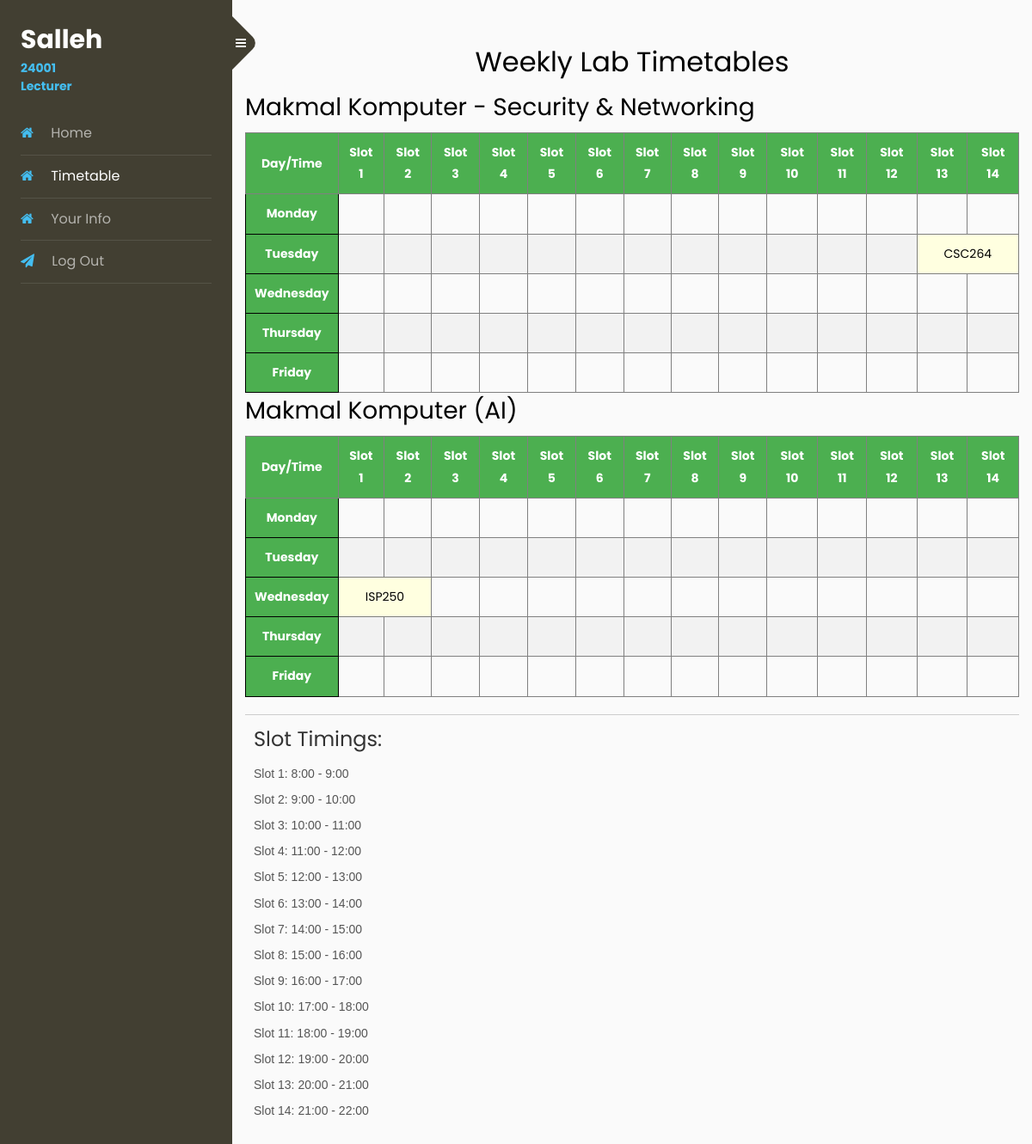
Screenshot of /computer_lab_monitoring_system/lecturerTimetable.php (signed in) with the database file from the repository.
### tables this page shows
CREATE TABLE `lab` (
  `Lab_ID` int(11) NOT NULL,
  `Lab_Name` varchar(255) NOT NULL,
  `Lab_Location` varchar(255) NOT NULL,
  `Lab_Status` tinyint(1) NOT NULL
);

CREATE TABLE `timetable` (
  `Timetable_ID` int(11) NOT NULL,
  `Timetable_Day` enum('Monday','Tuesday','Wednesday','Thursday','Friday') NOT NULL,
  `Timetable_StartTime` tinyint(4) NOT NULL,
  `Timetable_EndTime` tinyint(4) NOT NULL,
  `Timetable_ClassName` varchar(6) NOT NULL,
  `Lab_ID` int(11) NOT NULL
);

### computer_lab_monitoring_system/lecturerTimetable.php (the view, shortened to what this page needs)
<?php
include("connect.php");
$lecturer_id = $_SESSION['Lect_ID'];
$lecturer_name = $_SESSION['Lect_Name'];
$labsQuery = "SELECT Lab_ID, Lab_Name FROM lab";
$labsResult = $conn->query($labsQuery);
$labs = [];
if ($labsResult->num_rows > 0) {
    while ($labRow = $labsResult->fetch_assoc()) {
        $labs[] = $labRow;
    }
}
$timetableQuery = "SELECT Timetable_ID, Lab_ID, Timetable_Day, Timetable_StartTime, Timetable_EndTime, Timetable_ClassName FROM timetable";
$timetableResult = $conn->query($timetableQuery);
$timetables = [];
if ($timetableResult->num_rows > 0) {
    while ($row = $timetableResult->fetch_assoc()) {
        $labID = $row['Lab_ID'];
        $day = $row['Timetable_Day'];
        $startTime = intval($row['Timetable_StartTime']);
        $endTime = intval($row['Timetable_EndTime']);
        $className = $row['Timetable_ClassName'];
        $timetableID = $row['Timetable_ID'];
        for ($slot = $startTime; $slot < $endTime; $slot++) {
            $timetables[$labID][$day][$slot - 8] = [
                'className' => $className,
                'Timetable_ID' => $timetableID,
                'duration' => $endTime - $startTime
            ];
        }
    }
}
$days = ["Monday", "Tuesday", "Wednesday", "Thursday", "Friday"];
$timeSlots = [];
for ($i = 1; $i <= 14; $i++){
$timeSlots[] = "Slot $i";}
?>
<!doctype html>
<html lang="en">
<head>
	<link rel="stylesheet" href="https://cdnjs.cloudflare.com/ajax/libs/font-awesome/6.0.0/css/all.min.css">
	<link rel="stylesheet" href="https://stackpath.bootstrapcdn.com/font-awesome/4.7.0/css/font-awesome.min.css">
	<link rel="stylesheet" href="css/style.css">
</head>
<body>
<div class="wrapper d-flex align-items-stretch">
<nav id="sidebar">
			<div class="custom-menu">
				<button type="button" id="sidebarCollapse" class="btn btn-primary">
	          	<i class="fa fa-bars"></i>
	        	</button>
        	</div>
			<div class="p-4">
			<h1><a href="index.html" class="logo"><?php echo htmlspecialchars($lecturer_name); ?><span><?php echo htmlspecialchars($lecturer_id); ?><span>Lecturer</span></a></h1>
				<ul class="list-unstyled components mb-5">
					<li>
						<a href="lecturerDashboard.php"><span class="fa fa-home mr-3"></span> Home</a>
					</li>
                    <li class="active">
						<a href="lecturerTimetable.php"><span class="fa fa-home mr-3"></span> Timetable</a>
					</li>
					<li>
						<a href="lecturerInfo.php"><span class="fa fa-home mr-3"></span> Your Info</a>
					</li>
					<li>
						<a href='logout.php'><span class="fa fa-paper-plane mr-3"></span> Log Out</a>
					</li>
				</ul>
			</div>
    	</nav>
		<div class="container mt-5">
        <h2 class="text-center">Weekly Lab Timetables</h2>
        <?php foreach ($labs as $lab): ?>
            <h3><?= htmlspecialchars($lab['Lab_Name']) ?></h3>
            <table>
                <thead>
                    <tr>
                        <th>Day/Time</th>
                        <?php foreach ($timeSlots as $time): ?>
                            <th><?= htmlspecialchars($time) ?></th>
                        <?php endforeach; ?>
                    </tr>
                </thead>
                <tbody>
                <?php foreach ($days as $day): ?>
                    <tr>
                        <th><?= htmlspecialchars($day) ?></th>
                        <?php
                        for ($slotIndex = 0; $slotIndex < count($timeSlots); $slotIndex++):
                            if (isset($timetables[$lab['Lab_ID']][$day][$slotIndex])) {
                                $class = $timetables[$lab['Lab_ID']][$day][$slotIndex];
                                $duration = $class['duration'];
                                echo "<td colspan='$duration' class='registered'>
                                        <a style='text-decoration: none; color: black;'>
                                            {$class['className']}
                                        </a>
                                    </td>";
                                $slotIndex += $duration - 1;
                            } else {
                                echo "<td></td>";
                            }
                        endfor;
                        ?>
                    </tr>
                <?php endforeach; ?>
                </tbody>
            </table>
        <?php endforeach; ?>
        <div class="slot-timings" style="margin-top: 20px; padding: 10px; border-top: 1px solid #ccc;">
            <h4>Slot Timings:</h4>
            <ul style="list-style-type: none; padding: 0;">
                <?php
                $startHour = 8;
                for ($slot = 1; $slot <= 14; $slot++) {
                    $startTime = $startHour + ($slot - 1);
                    $endTime = $startTime + 1;
                    echo "<li>Slot $slot: {$startTime}:00 - {$endTime}:00</li>";
                }
                ?>
            </ul>
        </div>
    </div>
</div>
</body>
</html>

### computer_lab_monitoring_system/lecturerTimetable.php (style rules this page uses)
table { width: 100%; border-collapse: collapse; text-align: center; }
th, td { padding: 10px; border: 1px solid black; }
th { background-color: #4caf50; color: white; }
td.registered { background-color: lightyellow; cursor: pointer; }
thead th { background-color: #4caf50; color: white; text-align: center; padding: 10px; border: 1px solid grey; }
tbody td { color: black; border: 1px solid grey; }
tr:nth-child(even) { background-color: #f2f2f2; }
tr, td { border: 1px solid grey; }
td.registered { background-color: lightyellow; }
.slot-timings { margin-top: 30px; padding: 15px; border-top: 2px solid #4caf50; font-family: Arial, sans-serif; }
.slot-timings h4 { margin-bottom: 10px; color: #333; }
.slot-timings ul { list-style-type: none; padding-left: 0; }
.slot-timings li { margin-bottom: 5px; font-size: 14px; color: #555; }

### rows the page displays
lab: Lab_Name "Makmal Komputer - Security & Networking", time "Slot 1", time "Slot 2", time "Slot 3", time "Slot 4", time "Slot 5", time "Slot 6", time "Slot 7", time "Slot 8", time "Slot 9", time "Slot 10", time "Slot 11", time "Slot 12", time "Slot 13", time "Slot 14", day "Monday", day "Tuesday", Lab_ID.Timetable_ClassName "CSC264", day "Wednesday", day "Thursday", day "Friday"
lab: Lab_Name "Makmal Komputer (AI)", time "Slot 1", time "Slot 2", time "Slot 3", time "Slot 4", time "Slot 5", time "Slot 6", time "Slot 7", time "Slot 8", time "Slot 9", time "Slot 10", time "Slot 11", time "Slot 12", time "Slot 13", time "Slot 14", day "Monday", day "Tuesday", day "Wednesday", Lab_ID.Timetable_ClassName "ISP250", day "Thursday", day "Friday"

### other values shown
$lecturer_name "Salleh"
$lecturer_id "24001"
$startTime "8"
$endTime "9"
$startTime "9"
$endTime "10"
$startTime "10"
$endTime "11"
$startTime "11"
$endTime "12"
$startTime "12"
$endTime "13"
$startTime "13"
$endTime "14"
$startTime "14"
